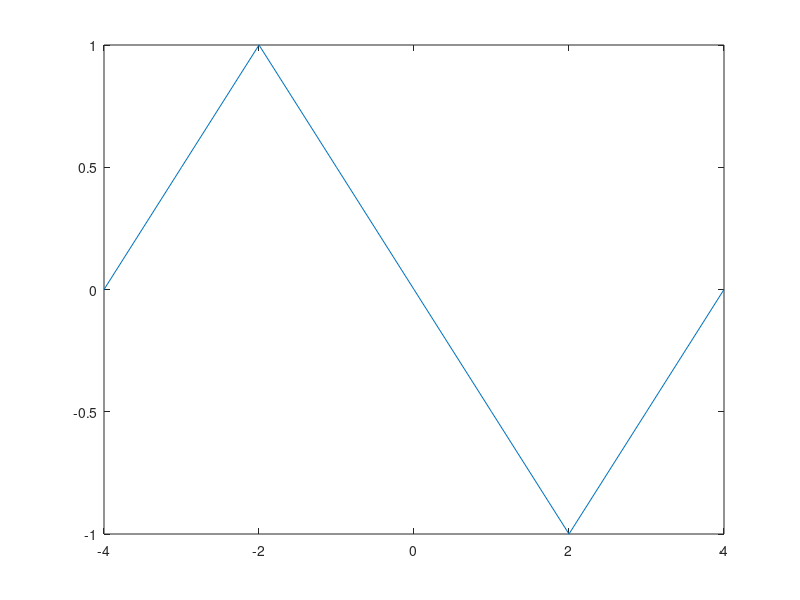

Write the MATLAB code that produced this figure.
w=2; % signal width
Amp=1; % signal amplitude
tt=-w:w
t1=-2*w:0;
t2=0:2*w;
t=[t1 t2];
y1=Amp-Amp*abs(tt)/w ;
y=[y1 -y1]
plot(t,y)